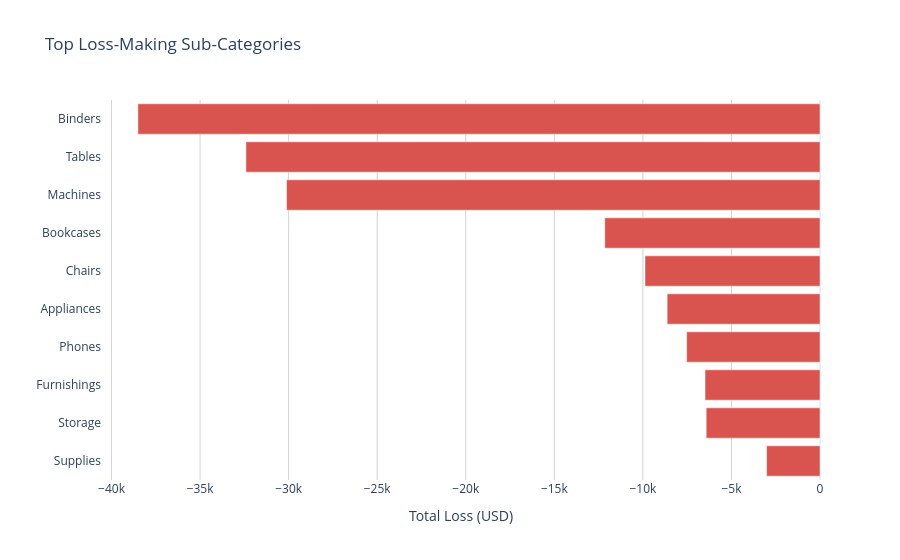

Notebook source saved alongside this figure:
### Markdown cell above
### **Description of the Correlation Heatmap**

This chart shows how different numbers in our data affect each other. The biggest finding is that discounts and profit ratios have a strong negative connection (-0.86). This simply means that giving big discounts badly hurts our profit percentage. On the other hand, sales and profit have a positive connection (0.48), which proves that making more sales generally brings in more money. Other things, like the number of items sold (quantity), barely affect profit at all. Also, extra data like row IDs, zip codes, months, and years have scores near zero, meaning they don't change business performance at all. Moving forward, our strategy should be to stop giving big discounts and focus on selling products at full price to protect our profits.

### Code cell
#Identify loss-making products
loss_df = df[df["Profit"] < 0]
top_losses = loss_df.groupby("Sub-Category")["Profit"].sum().reset_index()

# 2. Sort so the biggest loss is at the top/most visible
top_losses = top_losses.sort_values(by="Profit", ascending=True).head(10)

# 3. Plot simple and clean horizontal bar chart
fig = px.bar(
    top_losses,
    x="Profit",
    y="Sub-Category",
    orientation="h",
    title="Top Loss-Making Sub-Categories",
    color_discrete_sequence=["#d9534f"], # Clean muted red for losses
    labels={"Profit": "Total Loss (USD)", "Sub-Category": ""}
)

# Clean minimalist layout
fig.update_layout(
    template="plotly_white",
    xaxis=dict(showgrid=True, gridcolor="LightGray"),
    yaxis={'categoryorder':'total descending'} # Keeps worst loss at the top
)

fig.show()

### Figure 1 — Plotly figure (JSON) as saved in the notebook; plotly's stock layout.template omitted (floating-point values rounded to 4 significant figures)
{"data": [{"hovertemplate": "Total Loss (USD)=%{x}<br>=%{y}<extra></extra>", "legendgroup": "", "marker": {"color": "#d9534f", "pattern": {"shape": ""}}, "name": "", "orientation": "h", "showlegend": false, "textposition": "auto", "type": "bar", "x": [-38510.0, -32410.0, -30120.0, -12150.0, -9881.0, -8630.0, -7531.0, -6491.0, -6426.0, -3016.0], "xaxis": "x", "y": ["Binders", "Tables", "Machines", "Bookcases", "Chairs", "Appliances", "Phones", "Furnishings", "Storage", "Supplies"], "yaxis": "y"}], "layout": {"barmode": "relative", "legend": {"tracegroupgap": 0}, "title": {"text": "Top Loss-Making Sub-Categories"}, "xaxis": {"anchor": "y", "domain": [0, 1], "gridcolor": "LightGray", "showgrid": true, "title": {"text": "Total Loss (USD)"}}, "yaxis": {"anchor": "x", "categoryorder": "total descending", "domain": [0, 1], "title": {"text": ""}}}}
